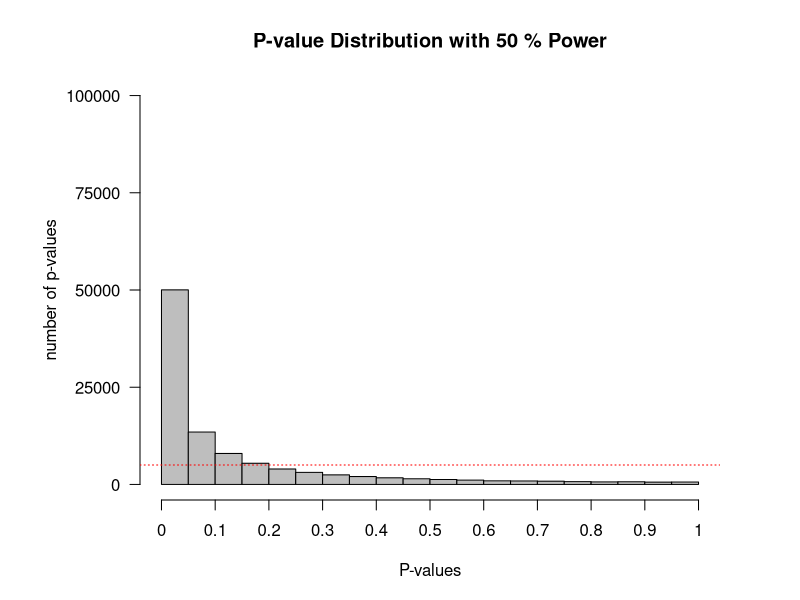

Write the R code that produced this figure.
# Expected P values simulation

if(!require(pwr)){install.packages('pwr')}
library(pwr)
#Disable scientific notation (1.05e10)
options(scipen=999)

# Number of simulations
nSims <- 100000 

# Mean (IQ), n and SD
# With mean difference of 6, SD of 15, and a n of 26, test has 50% power)
M<-106 
n<-26 
SD<-15 

p <- numeric(nSims) 
bars <- 20

#Run simulation
for(i in 1:nSims){ 
  x <- rnorm(n = n, mean = M, sd = SD) 
  z <- t.test(x, mu=100) 
  p[i] <- z$p.value 
}

# Check power. 
# Sum significant p-values and divide by number of simulations
(sum(p < 0.05)/nSims) #power
#Calculate power formally
# Determines M when power > 0. When power = 0, sets M = 100
power<-pwr.t.test(d=(M - 100) / SD, n=n, sig.level=0.05, type="one.sample", 
                  alternative="two.sided")$power 

# Plot
op <- par(mar=c(5, 7, 4, 4)) 
hist(p, breaks=bars, xlab="P-values", ylab="number of p-values\n", axes=FALSE,
     main=paste("P-value Distribution with", round(power * 100, digits = 1),"% Power"),
     col="grey", xlim=c(0, 1),  ylim=c(0, nSims))
axis(side=1, at=seq(0, 1, 0.1), labels=seq(0, 1, 0.1))
axis(side=2, at=seq(0, nSims, nSims / 4), labels=seq(0, nSims, nSims / 4), las=2)
abline(h=nSims / bars, col="red", lty=3)
